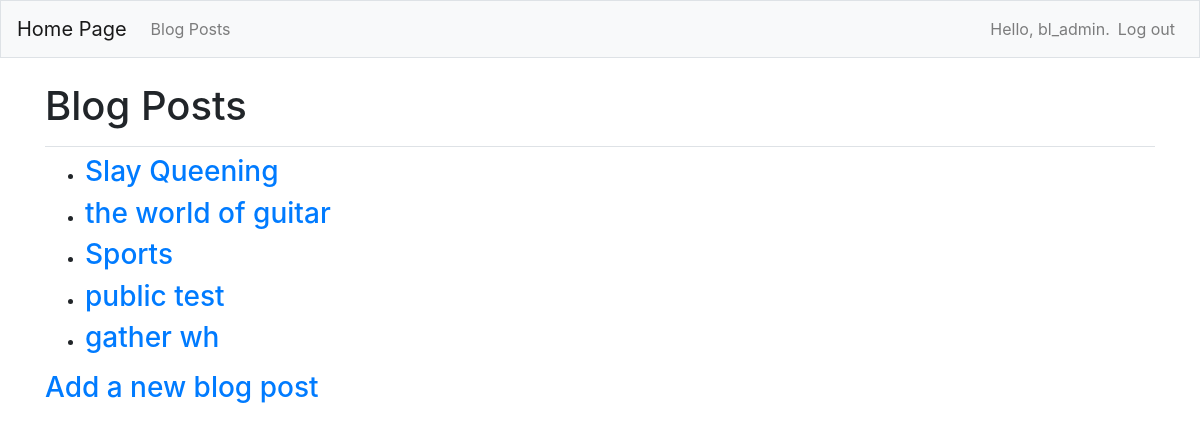
The page /blogposts/ (signed in) on the database its author committed.
### blogs/models.py (models this page shows)
class BlogPost(models.Model):
    title= models.CharField(max_length = 200)
    text = models.TextField()
    date_added = models.DateTimeField(auto_now_add = True)
    owner = models.ForeignKey(User,on_delete=models.CASCADE)
    public = models.BooleanField(default=False)
    def __str__(self):
        return self.title

### blogs/views.py (the view)
# urls.py: path('blogposts/',views.blog_posts,name = 'blog_posts'),
def blog_posts(request):
    if request.user.is_authenticated:
        blogposts1 = BlogPost.objects.filter(owner=request.user)
        blogposts2 = BlogPost.objects.filter(public=True)
        blog_posts = blogposts1.union(blogposts2).order_by('date_added')
    else:
        blog_posts = BlogPost.objects.filter(public=True)
    context = {'blog_posts':blog_posts}
    return render(request, 'blogs/blog_posts.html',context)

### blogs/templates/blogs/blog_posts.html
{% extends "blogs/base.html" %}
{% block page_header %}
<h1>Blog Posts</h1>
{% endblock page_header %}
{% block content %}
<ul>
  {% for blog_post in blog_posts %}
  <li><h3>
    <a href="{% url 'blogs:blog_post' blog_post.id %}">{{blog_post}}</a>
  </h3></li>
  {% empty %}
  <li><h3>No blog posts have been added yet</h3></li>
  {% endfor %}
</ul>
<h3><a href = "{% url 'blogs:new_blog_post' %}">Add a new blog post</a></h3>
{% endblock content %}

### blogs/templates/blogs/base.html (shortened to what this page needs)
{% load bootstrap4 %}
<!doctype html>
<html lang ="en">
  <head>
    {% bootstrap_css %}
  </head>
  <body>
    <nav class="navbar navbar-expand-md navbar-light bg-light mb-4 border">
    <a class="navbar-brand" href="{% url 'blogs:index'%}">
      Home Page</a>
    <div class = "collapse navbar-collapse" id = "navbarCollapse">
      <ul class = "navbar-nav mr-auto">
        <li class = "nav-item">
          <a class = "nav-link" href ="{% url 'blogs:blog_posts'%}">
            Blog Posts</a></li>
      </ul>
      <ul class = "navbar-nav ml-auto">
        {% if user.is_authenticated %}
        <li class ="nav-item">
          <span class = "navbar-text">Hello, {{user.username}}.</span>
        </li>
        <li class = "nav-item">
          <a class = "nav-link" href="{% url 'users:logout' %}">Log out</a>
        </li>
        {% else %}
        <li class = "nav-item">
          <a class = "nav-link" href="{% url 'users:register' %}">Register</a>
        </li>
        <li class = "nav-item">
          <a class="nav-link" href="{% url 'users:login' %}">Log in</a></li>
        {% endif %}
      </ul>
    </div>
    </nav>
    <main role ="main" class ="container">
      <div class ="pb-2 mb-2 border-bottom">
        {% block page_header %}{% endblock page_header %}
      </div>
      <div>
        {% block content %}{% endblock content %}
      </div>
    </main>
  </body>
</html>

### rows shown on the page
BlogPost: title "Slay Queening"
BlogPost: title "the world of guitar"
BlogPost: title "Sports"
BlogPost: title "public test"
BlogPost: title "gather wh"

### other values the page prints
{{ user.username }} "bl_admin"
